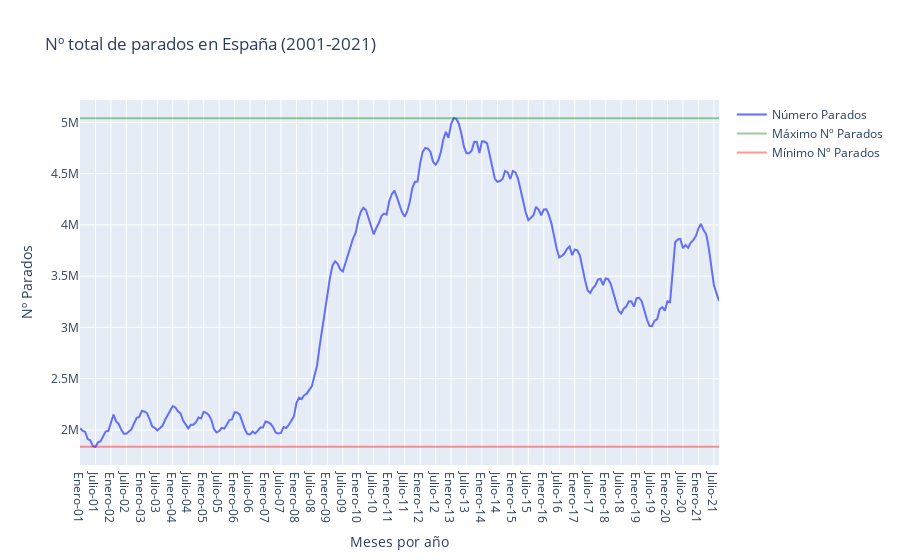

The code cell stored with this chart in its notebook:
### Code cell
trace = go.Scatter(x = df['x'],
                  y = df['Nº total de parados en España'],
                  name = 'Número Parados',
                  mode= 'lines')

trace_h1 = go.Scatter(x = df['x'],
                  y = maximo,
                  name = 'Máximo Nº Parados',
                  mode= 'lines',
                  opacity = 0.4,
                  marker=dict(
                          color='green',
                          size=10,
                          ))

trace_h2 = go.Scatter(x = df['x'],
                  y = minimo,
                  name = 'Mínimo Nº Parados',
                  mode= 'lines',
                  opacity = 0.4,
                  marker=dict(
                          color='red',
                          size=10,
                          ))

data = [trace, trace_h1, trace_h2]

layout = dict(title = 'Nº total de parados en España (2001-2021)',
             xaxis= dict(title= 'Meses por año',ticklen= 5),
             yaxis= dict(title= 'Nº Parados',ticklen= 5)
           )

fig = go.Figure(data = data, layout=layout)

iplot(fig)

fig.write_html(os.path.join(os.path.dirname(os.path.dirname(os.path.abspath('file'))), 'data', 'paro.html'))

### Figure 1 — Plotly figure (JSON) as saved in the notebook; plotly's stock layout.template omitted (floating-point values rounded to 4 significant figures; data arrays with more than 128 entries replaced by an {"elided": "..."} marker saying what was removed)
{"data": [{"mode": "lines", "name": "Número Parados", "type": "scatter", "x": {"elided": "249 str values"}, "y": {"elided": "249 int values"}}, {"marker": {"color": "green", "size": 10}, "mode": "lines", "name": "Máximo Nº Parados", "opacity": 0.4, "type": "scatter", "x": {"elided": "249 str values"}, "y": {"elided": "249 int values"}}, {"marker": {"color": "red", "size": 10}, "mode": "lines", "name": "Mínimo Nº Parados", "opacity": 0.4, "type": "scatter", "x": {"elided": "249 str values"}, "y": {"elided": "249 int values"}}], "layout": {"title": {"text": "Nº total de parados en España (2001-2021)"}, "xaxis": {"ticklen": 5, "title": {"text": "Meses por año"}}, "yaxis": {"ticklen": 5, "title": {"text": "Nº Parados"}}}}
